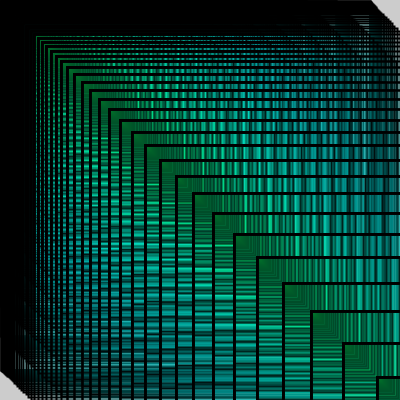
Frame 1 (no input)
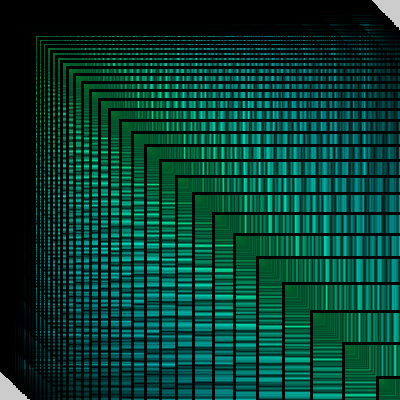
Frame 60 (the mouse pressed at the canvas centre just before this capture)
Frame 120 (the mouse held since frame 60 and released just before this capture): identical to frame 60, image omitted

The Processing sketch that drew these frames (run headless with seeded random() and noise(); from frame 60 on, the mouse is pressed at the canvas centre):

// Processing sketch: processing_147550
// ── processing_147550.pde

void setup() {
  size(400, 400);
 
}

void draw() {

  for (float i=1.1;i<width;i=i*1.1) {
    for (float j=1.1;j<height;j=j*1.1) {

   strokeWeight(2);
      fill(0, i*j, j, 3);
      rect(i*1.5, i*1.5, j, j);

    }
  }
}
